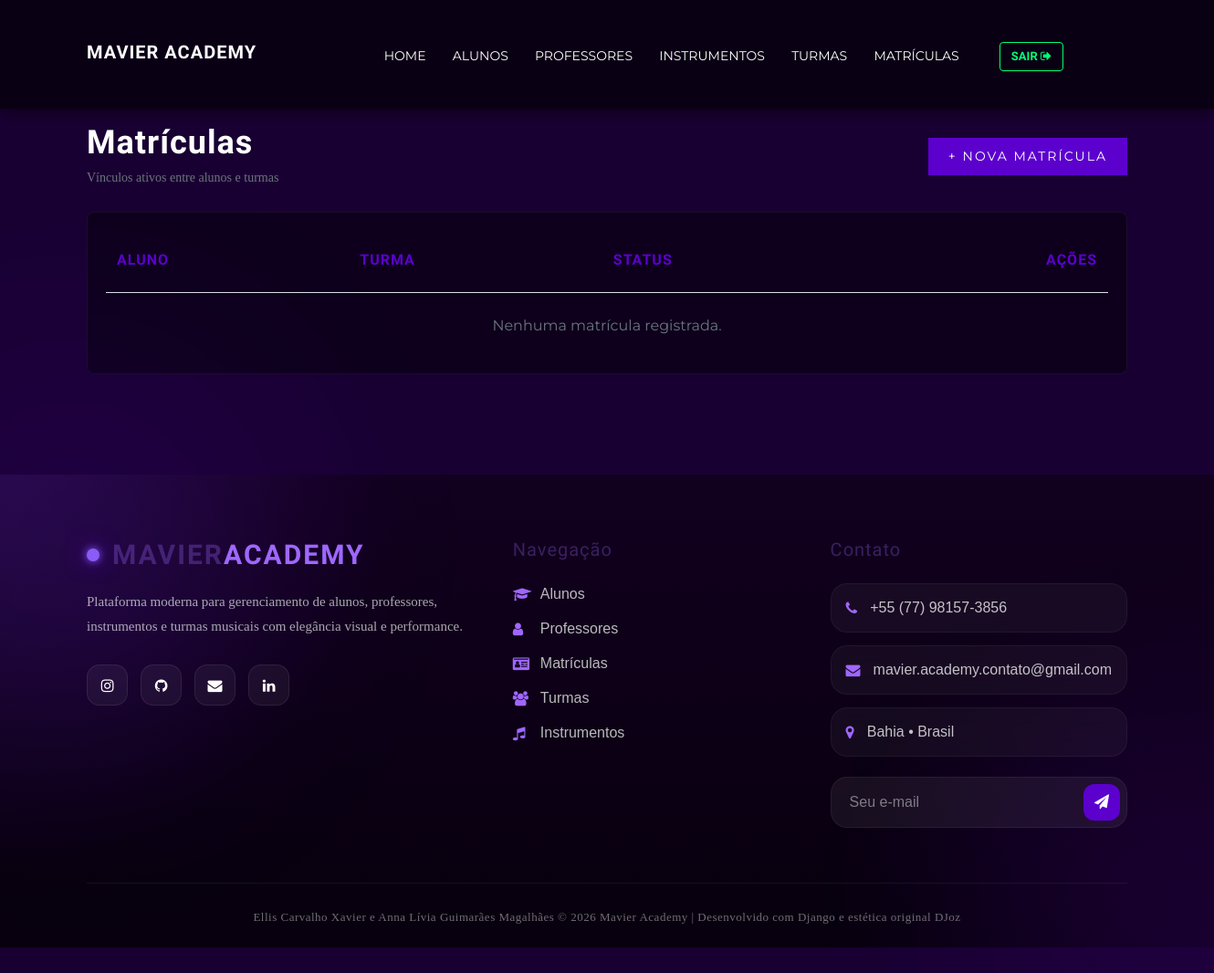
Before: /matricula/ (signed in) with the older database file.
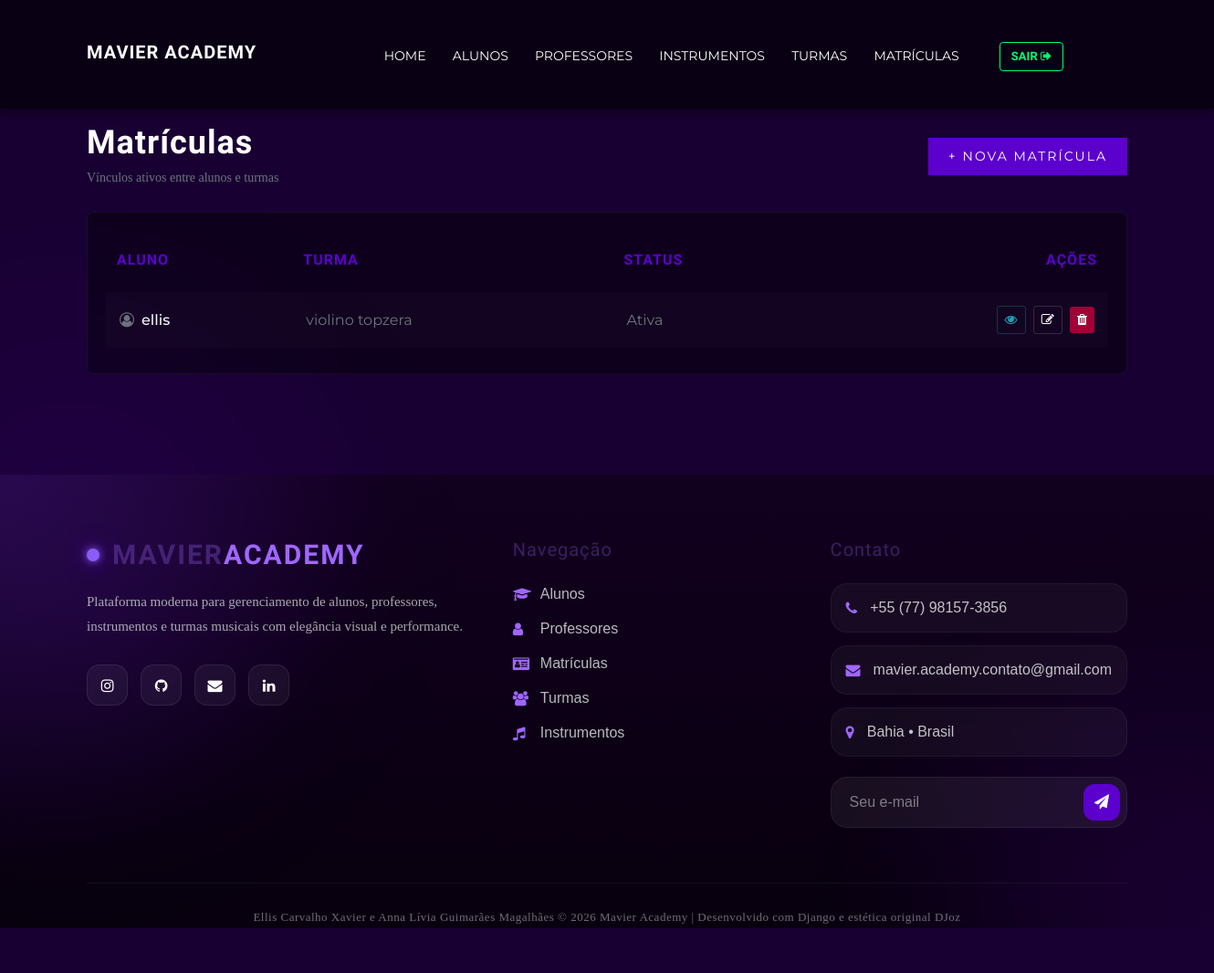
After: the same page with the newer database file.
### core/models.py (models this page shows, shortened)
class Matricula(models.Model):
    STATUS_CHOICES = [
        ('ATIVA', 'Ativa'),
        ('TRANCADA', 'Trancada'),
        ('CANCELADA', 'Cancelada'),
    ]
    aluno = models.ForeignKey(Aluno, on_delete=models.CASCADE, related_name='matriculas')
    turma = models.ForeignKey(Turma, on_delete=models.CASCADE, related_name='matriculas')
    status = models.CharField(max_length=10, choices=STATUS_CHOICES, default='ATIVA')
    data_matricula = models.DateField()

class Pessoa(User):
    nome = models.CharField(max_length=100)
    cpf = models.CharField(max_length=14, null=True, blank=True)
    rg = models.CharField(max_length=20)
    data_nascimento = models.DateField()
    sexo = models.CharField(max_length=20)
    telefone = models.CharField(max_length=20)
    logradouro = models.CharField(max_length=150)
    numero = models.IntegerField()
    bairro = models.CharField(max_length=100)
    cidade = models.CharField(max_length=100)
    estado = models.CharField(max_length=2)
    cep = models.CharField(max_length=9)
    STATUS_CHOICES = [
        ('ATIVO', 'Ativo'),
        ('INATIVO', 'Inativo'),
    ]
    status_instituicao = models.CharField(max_length=10, choices=STATUS_CHOICES, default='ATIVO')

class Turma(models.Model):
    nome = models.CharField(max_length=100)
    horario = models.CharField(max_length=50)
    instrumento = models.ForeignKey(Instrumento, on_delete=models.CASCADE)
    professor = models.ForeignKey(Professor, on_delete=models.CASCADE)
    def __str__(self):
        return self.nome

### core/views.py (the view)
# urls.py: path('matricula/', views.list_matricula, name='list_matricula'),
@login_required
def list_matricula(request):
    matriculas = Matricula.objects.all()
    return render(request, 'matricula/list.html', {'matriculas': matriculas})

### core/models.py (called while the page is built)
    def __str__(self):
        return self.nome

### templates/matricula/list.html
{% extends 'base.html' %}
{% load static %}
{% block content %}
<section class="spad" style="background: #190033; padding-top: 60px; padding-bottom: 60px;">
    <div class="container">
        <div class="row mb-4 align-items-center">
            <div class="col-md-6">
                <h2 class="text-white font-weight-bold mb-1" style="letter-spacing: 1px;">Matrículas</h2>
                <p class="text-muted mb-0" style="font-size: 14px;">Vínculos ativos entre alunos e turmas</p>
            </div>
            <div class="col-md-6 text-md-right mt-3 mt-md-0">
                <a href="/matricula/criar/" class="primary-btn" style="padding: 10px 22px; font-size: 14px; text-transform: uppercase;">+ Nova Matrícula</a>
            </div>
        </div>
        <div class="table-responsive" style="background: rgba(10, 0, 20, 0.7); border-radius: 8px; border: 1px solid rgba(255,255,255,0.05); padding: 20px;">
            <table class="table text-white mb-0" style="border-collapse: separate; border-spacing: 0 8px;">
                <thead>
                    <tr style="border-bottom: 2px solid #5c00ce; font-family: 'Rajdhani', sans-serif; font-size: 16px; text-transform: uppercase; letter-spacing: 1px;">
                        <th style="border: none; color: #5c00ce; padding-bottom: 15px;">Aluno</th>
                        <th style="border: none; color: #5c00ce; padding-bottom: 15px;">Turma</th>
                        <th style="border: none; color: #5c00ce; padding-bottom: 15px;">Status</th>
                        <th style="border: none; color: #5c00ce; padding-bottom: 15px; text-align: right;">Ações</th>
                    </tr>
                </thead>
                <tbody>
                    {% for matricula in matriculas %}
                    <tr style="background: rgba(255,255,255,0.02); border-radius: 4px; transition: all 0.3s;">
                        <td style="border: none; vertical-align: middle; padding: 15px; font-weight: 500;"><i class="fa fa-user-circle-o text-muted mr-2"></i>{{ matricula.aluno }}</td>
                        <td style="border: none; vertical-align: middle; padding: 15px;" class="text-muted">{{ matricula.turma }}</td>
                        <td style="border: none; vertical-align: middle; padding: 15px;" class="text-muted">{{ matricula.get_status_display }}</td>
                        <td style="border: none; vertical-align: middle; padding: 15px; text-align: right;">
                            <a href="{% url 'detail_matricula' matricula.id %}" class="btn btn-sm btn-outline-info mr-1" title="Detalhes" style="border-color: rgba(23, 162, 184, 0.3); color: #17a2b8; background: transparent;">
                            <i class="fa fa-eye"></i>
                            </a>
                            <a href="{% url 'update_matricula' matricula.id %}" class="btn btn-sm btn-outline-light mr-1" title="Editar" style="border-color: rgba(255,255,255,0.15); background: transparent;">
                                <i class="fa fa-edit"></i>
                            </a>
                            <a href="{% url 'delete_matricula' matricula.id %}" class="btn btn-sm btn-danger" title="Excluir" style="background: #a10036; border: none;">
                                <i class="fa fa-trash"></i>
                            </a>
                        </td>
                    </tr>
                    {% empty %}
                    <tr>
                        <td colspan="4" class="text-center text-muted pt-4">Nenhuma matrícula registrada.</td>
                    </tr>
                    {% endfor %}
                </tbody>
            </table>
        </div>
    </div>
</section>
{% endblock %}

Changed rows visible on the page:
added Matricula: aluno "ellis", turma "violino topzera", status "Ativa"
Other visible differences:
text no longer shown: "Nenhuma matrícula registrada."
